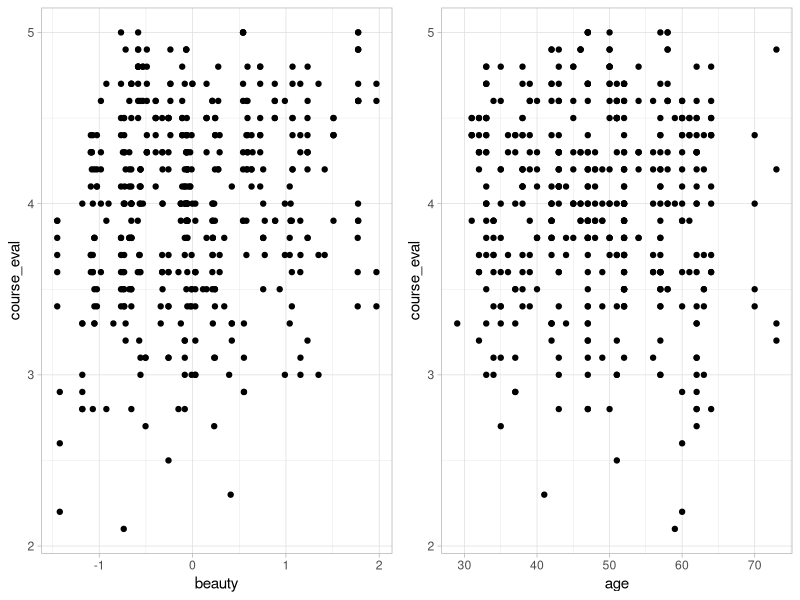
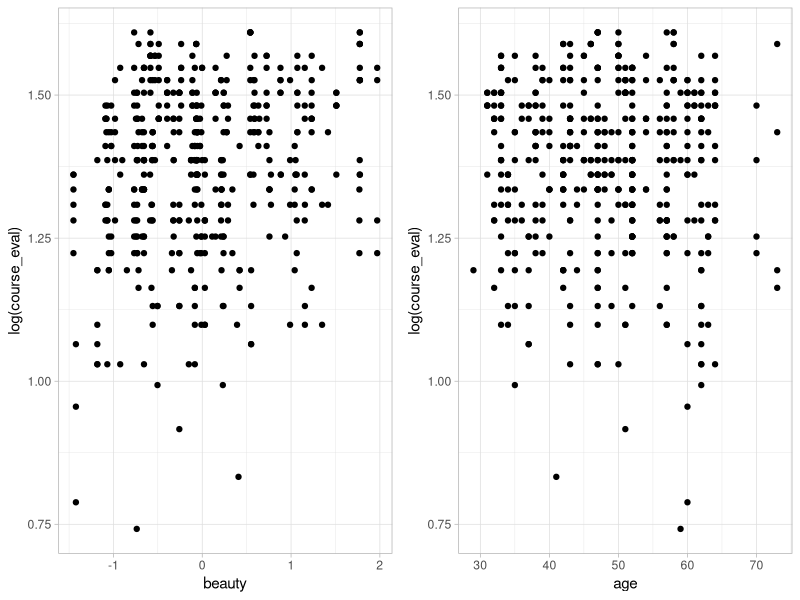
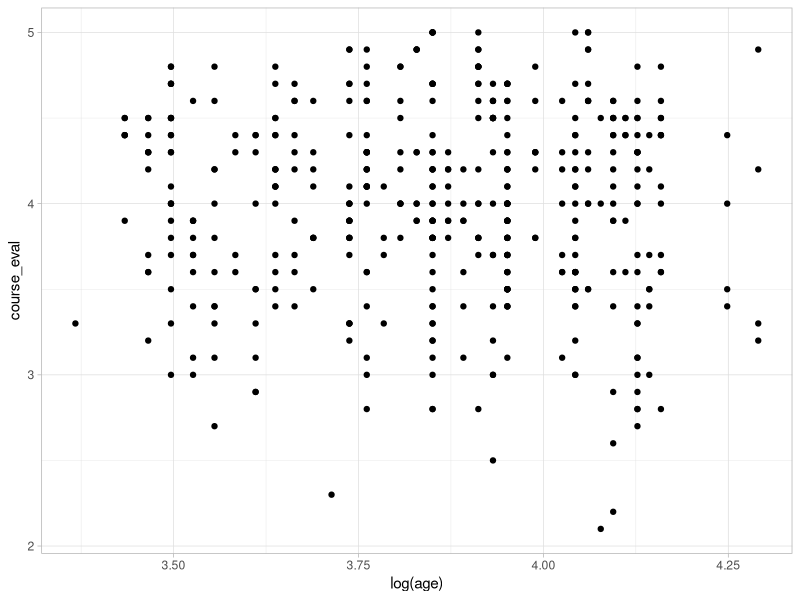
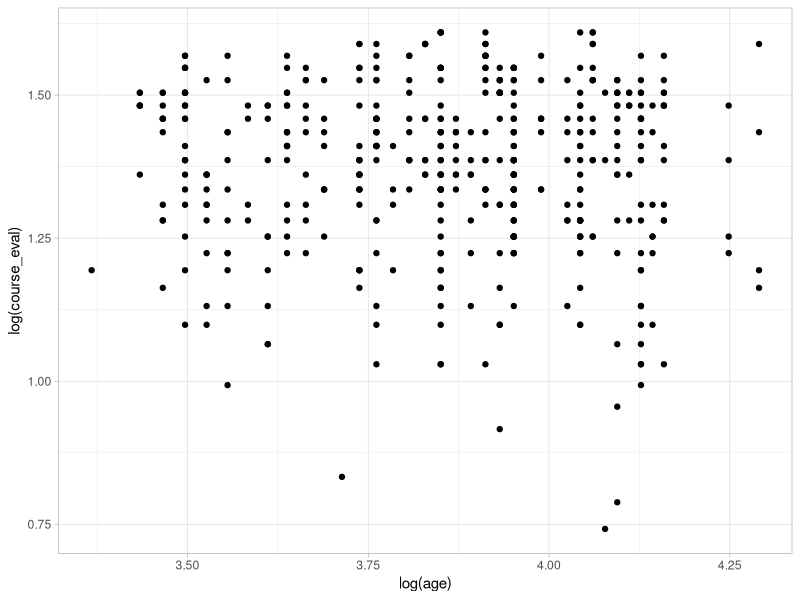

Reproduce these figures in R, in order.
## ---- chunk 1
TeachingRatings <- read.csv("TeachingRatings.csv", dec = ",")
## ---- chunk 2
ep_robusto_multiplo = function(X, n, k, resid){#em forma matricial
  #obtendo sigma_hat_beta
  a = solve((crossprod(X,X))/n)
  i = 1
  dim = dim((X[i,]%*%t(X[i,]))*resid[i]^2) #dimensao para a matriz nula
  # inicializando vetor pra soma
  soma=matrix(rep(0, dim[1]*dim[2]), nrow=dim[1], ncol=dim[2]) 
  for(i in 1:n){
    aux = (X[i,]%*%t(X[i,]))*resid[i]^2
    soma = aux + soma
  }
  sigma_hat_v = (1/(n-k-1))*soma
  sigma_hat_beta = (1/n)*(a%*%sigma_hat_v%*%a)
  return(sigma_hat_beta)
}

#hipoteses H0: R beta = r vs H1: Rbeta ~= r
F_robusto = function(sigma_hat_beta, R, r, beta_hat){
  #R = qx(k+1), r = qx1, beta_hat tem que estar como vetor
  A = (R%*%beta_hat)-r
  B = R%*%sigma_hat_beta%*%t(R)
  f = (t(A)%*%solve(B)%*%A)/dim(R)[1]
  return(f)
}
## ---- chunk 3
library(ggplot2)
library(gridExtra)

BEAUTYxEVAL <- ggplot(data = TeachingRatings) +
  geom_point(aes(beauty, course_eval)) + theme_light()
AGExEVAL <- ggplot(data = TeachingRatings) +
  geom_point(aes(age, course_eval)) + theme_light()


grid.arrange(BEAUTYxEVAL,AGExEVAL, ncol = 2)
## ---- chunk 4
library(ggplot2)
library(gridExtra)
BEAUTYxEVAL2 <- ggplot(data = TeachingRatings) +
  geom_point(aes(beauty, log(course_eval))) + theme_light()
AGExEVAL2 <- ggplot(data = TeachingRatings) +
  geom_point(aes(age, log(course_eval))) + theme_light()


grid.arrange(BEAUTYxEVAL2,AGExEVAL2, ncol = 2)
## ---- chunk 5
library(ggplot2)
library(gridExtra)

ggplot(data = TeachingRatings) +
  geom_point(aes(log(age), course_eval)) + theme_light()
## ---- chunk 6
library(ggplot2)
library(gridExtra)

ggplot(data = TeachingRatings) +
  geom_point(aes(log(age), log(course_eval))) + theme_light()
## ---- chunk 7
#cor(TeachingRatings)
## ---- chunk 8
tabelarobusta <- function(fit){
  ep_robusto_multiplo = function(X, n, k, resid){#em forma matricial
  #obtendo sigma_hat_beta
  a = solve((crossprod(X,X))/n)
  i = 1
  dim = dim((X[i,]%*%t(X[i,]))*resid[i]^2) #dimensao para a matriz nula
  # inicializando vetor pra soma
  soma=matrix(rep(0, dim[1]*dim[2]), nrow=dim[1], ncol=dim[2]) 
  for(i in 1:n){
    aux = (X[i,]%*%t(X[i,]))*resid[i]^2
    soma = aux + soma
  }
  sigma_hat_v = (1/(n-k-1))*soma
  sigma_hat_beta = (1/n)*(a%*%sigma_hat_v%*%a)
  return(sigma_hat_beta)
}
  coef <- summary(fit)$coefficients[,1]
  var.robusta <- diag(ep_robusto_multiplo(X = as.matrix(model.matrix(fit)), n = length(fit$residuals), k = ncol(model.matrix(fit)), resid = as.matrix(fit$residuals)))
  eprobusto <- sqrt(var.robusta)
  t <- coef/eprobusto
  pt <- round(2*(1-pt(abs(t),fit$df.residual)),6)
  tabela <- data.frame(coef,eprobusto,t,pt)
  return(tabela)
}
## ---- chunk 9
TeachingRatings$beauty2 <- TeachingRatings$beauty^2
fit1 <- lm(data = TeachingRatings, course_eval ~ -1 + beauty * female + minority * nnenglish + minority:beauty + intro + onecredit + age + beauty2)
## ---- chunk 10
tabelarobusta(fit1)

summary(fit1)$r.squared
summary(fit1)$adj.r.squared
## ---- chunk 11
fit2 <- lm(data = TeachingRatings, course_eval ~ -1 + beauty * female + minority + intro + onecredit + age + beauty:minority)
## ---- chunk 12
tabelarobusta(fit2)

summary(fit2)$r.squared
summary(fit2)$adj.r.squared
## ---- chunk 13
fit3 <- lm(data = TeachingRatings, course_eval ~ -1 + beauty * female + intro + onecredit + age)
## ---- chunk 14
tabelarobusta(fit3)

summary(fit3)$r.squared
summary(fit3)$adj.r.squared
